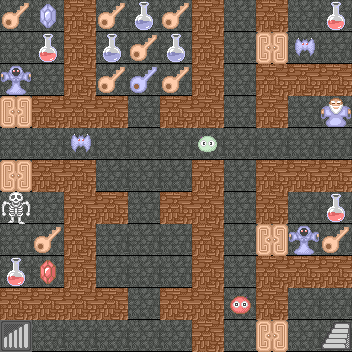

Tiled map render using the project's own tile images. Description and the whole map definition, tile-layer contents included, below:
An orthogonal 11x11 tile map with 32x32 px tiles, 8 tile layers (floor, wall, door, stair, ...).

<map version="1.2" tiledversion="1.2.5" orientation="orthogonal" renderorder="right-down" width="11" height="11" tilewidth="32" tileheight="32" infinite="0" nextlayerid="11" nextobjectid="1">
 <tileset firstgid="1" name="element" tilewidth="32" tileheight="32" tilecount="96" columns="32">
  <image source="element.png" width="1024" height="96" />
 </tileset>
 <layer id="8" name="floor" width="11" height="11">
  <data encoding="csv">
96,96,96,96,96,96,96,96,96,96,96,
96,96,96,96,96,96,96,96,96,96,96,
96,96,96,96,96,96,96,96,96,96,96,
96,96,96,96,96,96,96,96,96,96,96,
96,96,96,96,96,96,96,96,96,96,96,
96,96,96,96,96,96,96,96,96,96,96,
96,96,96,96,96,96,96,96,96,96,96,
96,96,96,96,96,96,96,96,96,96,96,
96,96,96,96,96,96,96,96,96,96,96,
96,96,96,96,96,96,96,96,96,96,96,
96,96,96,96,96,96,96,96,96,96,96
</data>
 </layer>
 <layer id="1" name="wall" width="11" height="11">
  <data encoding="csv">
0,0,52,0,0,0,52,0,52,0,0,
0,0,52,0,0,0,52,0,0,0,0,
0,0,52,0,0,0,52,0,52,52,52,
0,52,52,52,0,52,52,0,52,0,0,
0,0,0,0,0,0,0,0,0,0,0,
0,52,52,0,0,0,52,0,52,52,52,
0,0,52,52,0,52,52,0,52,0,0,
0,0,52,0,0,0,52,0,0,0,0,
0,0,52,0,0,0,52,0,52,52,52,
52,52,52,52,0,52,52,0,52,0,0,
0,0,0,0,0,0,52,0,0,0,0
</data>
 </layer>
 <layer id="3" name="door" width="11" height="11">
  <data encoding="csv">
0,0,0,0,0,0,0,0,0,0,0,
0,0,0,0,0,0,0,0,22,0,0,
0,0,0,0,0,0,0,0,0,0,0,
22,0,0,0,0,0,0,0,0,0,0,
0,0,0,0,0,0,0,0,0,0,0,
22,0,0,0,0,0,0,0,0,0,0,
0,0,0,0,0,0,0,0,0,0,0,
0,0,0,0,0,0,0,0,22,0,0,
0,0,0,0,0,0,0,0,0,0,0,
0,0,0,0,0,0,0,0,0,0,0,
0,0,0,0,0,0,0,0,22,0,0
</data>
 </layer>
 <layer id="9" name="stair" width="11" height="11">
  <properties>
   <property name="location" value="119,111" />
  </properties>
  <data encoding="csv">
0,0,0,0,0,0,0,0,0,0,0,
0,0,0,0,0,0,0,0,0,0,0,
0,0,0,0,0,0,0,0,0,0,0,
0,0,0,0,0,0,0,0,0,0,0,
0,0,0,0,0,0,0,0,0,0,0,
0,0,0,0,0,0,0,0,0,0,0,
0,0,0,0,0,0,0,0,0,0,0,
0,0,0,0,0,0,0,0,0,0,0,
0,0,0,0,0,0,0,0,0,0,0,
0,0,0,0,0,0,0,0,0,0,0,
71,0,0,0,0,0,0,0,0,0,39
</data>
 </layer>
 <layer id="4" name="prop" width="11" height="11">
  <data encoding="csv">
17,72,0,17,41,17,0,0,0,0,73,
0,73,0,41,17,41,0,0,0,0,0,
0,0,0,17,14,17,0,0,0,0,0,
0,0,0,0,0,0,0,0,0,0,0,
0,0,0,0,0,0,0,0,0,0,0,
0,0,0,0,0,0,0,0,0,0,0,
0,0,0,0,0,0,0,0,0,0,73,
0,17,0,0,0,0,0,0,0,0,17,
73,9,0,0,0,0,0,0,0,0,0,
0,0,0,0,0,0,0,0,0,0,0,
0,0,0,0,0,0,0,0,0,0,0
</data>
 </layer>
 <layer id="5" name="monster" width="11" height="11">
  <data encoding="csv">
0,0,0,0,0,0,0,0,0,0,0,
0,0,0,0,0,0,0,0,0,63,0,
32,0,0,0,0,0,0,0,0,0,0,
0,0,0,0,0,0,0,0,0,0,0,
0,0,63,0,0,0,64,0,0,0,0,
0,0,0,0,0,0,0,0,0,0,0,
31,0,0,0,0,0,0,0,0,0,0,
0,0,0,0,0,0,0,0,0,32,0,
0,0,0,0,0,0,0,0,0,0,0,
0,0,0,0,0,0,0,95,0,0,0,
0,0,0,0,0,0,0,0,0,0,0
</data>
 </layer>
 <layer id="10" name="event" width="11" height="11">
  <properties>
   <property name="92" value="1" />
  </properties>
  <data encoding="csv">
0,0,0,0,0,0,0,0,0,0,0,
0,0,0,0,0,0,0,0,0,0,0,
0,0,0,0,0,0,0,0,0,0,0,
0,0,0,0,0,0,0,0,0,0,0,
0,0,0,0,0,0,0,0,0,0,0,
0,0,0,0,0,0,0,0,0,0,0,
0,0,0,0,0,0,0,0,0,0,0,
0,0,0,0,0,0,0,0,0,0,0,
0,0,0,0,0,0,0,0,0,0,0,
0,0,0,0,0,0,0,0,0,0,0,
0,0,0,0,0,0,0,0,0,0,0
</data>
 </layer>
 <layer id="7" name="npc" width="11" height="11">
  <properties>
   <property name="43" value="4" />
  </properties>
  <data encoding="csv">
0,0,0,0,0,0,0,0,0,0,0,
0,0,0,0,0,0,0,0,0,0,0,
0,0,0,0,0,0,0,0,0,0,0,
0,0,0,0,0,0,0,0,0,0,51,
0,0,0,0,0,0,0,0,0,0,0,
0,0,0,0,0,0,0,0,0,0,0,
0,0,0,0,0,0,0,0,0,0,0,
0,0,0,0,0,0,0,0,0,0,0,
0,0,0,0,0,0,0,0,0,0,0,
0,0,0,0,0,0,0,0,0,0,0,
0,0,0,0,0,0,0,0,0,0,0
</data>
 </layer>
</map>
